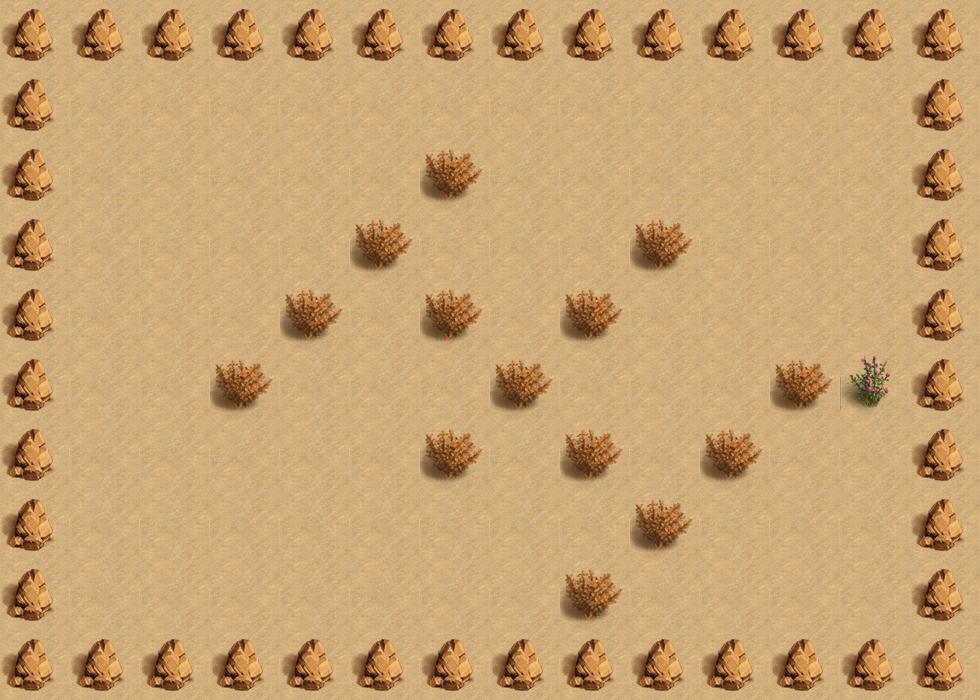

A 2D game scene composited from a Tiled map and its tileset images. What follows is a short description and the map's XML, with each tile layer's data collapsed to a summary:
An orthogonal 14x10 tile map with 70x70 px tiles, 2 tile layers (bgLayer, walkLayer) and 6 objects (player, exit, key, box_1, box_2, ...).

<map version="1.0" orientation="orthogonal" renderorder="right-down" width="14" height="10" tilewidth="70" tileheight="70" nextobjectid="7">
 <tileset firstgid="1" name="map" tilewidth="70" tileheight="70" tilecount="4">
  <image source="map.png" width="140" height="140" />
 </tileset>
 <layer name="bgLayer" width="14" height="10">
  <data>[140 cells, 140 non-empty, 1 distinct tile ids]</data>
 </layer>
 <layer name="walkLayer" width="14" height="10">
  <data>[140 cells, 59 non-empty, 3 distinct tile ids]</data>
 </layer>
 <objectgroup name="object0">
  <object id="1" name="player" x="490" y="210" width="70" height="70" />
 </objectgroup>
 <objectgroup name="object1">
  <object id="2" name="exit" x="70" y="70" width="70" height="70" />
  <object id="3" name="key" x="630" y="420" width="70" height="70" />
 </objectgroup>
 <objectgroup name="object2">
  <object id="4" name="box_1" x="630" y="280" width="70" height="70" />
  <object id="5" name="box_2" x="630" y="350" width="70" height="70" />
  <object id="6" name="box_3" x="560" y="210" width="70" height="70" />
 </objectgroup>
</map>
